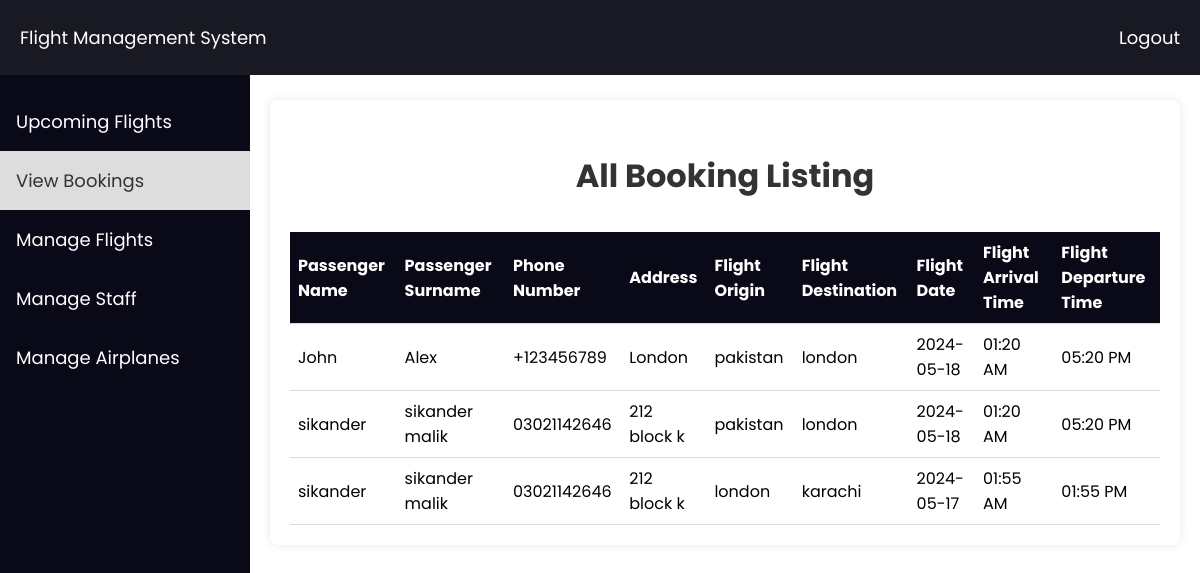
Page /Admin/Booking/all_booking_listing.php (signed in) on the committed database.
### tables this page shows
CREATE TABLE `bookings` (
  `id` int(11) NOT NULL,
  `passengerid` int(11) NOT NULL,
  `flightnum` int(11) NOT NULL
);

CREATE TABLE `passengers` (
  `ID` int(11) NOT NULL,
  `Name` varchar(50) NOT NULL,
  `SurName` varchar(50) NOT NULL,
  `Email` varchar(50) NOT NULL,
  `Password` varchar(50) NOT NULL,
  `Address` varchar(100) NOT NULL,
  `PhoneNumber` varchar(20) NOT NULL
);

CREATE TABLE `flight` (
  `flightnum` int(11) NOT NULL,
  `origin` varchar(50) NOT NULL,
  `Intermediate` varchar(100) NOT NULL,
  `dest` varchar(50) NOT NULL,
  `date` date NOT NULL,
  `arr_time` time(6) NOT NULL,
  `dep_time` time(6) NOT NULL,
  `planeid` int(11) NOT NULL,
  `pilotid` int(11) NOT NULL,
  `crewmembers` longtext NOT NULL CHECK (json_valid(`crewmembers`)),
  `status` varchar(50) NOT NULL
);

### Admin/Booking/all_booking_listing.php (the view, shortened to what this page needs)
<?php
$servername = "localhost";
$username = "root";
$password = "";
$dbname = "flight_management_system";
$conn = new mysqli($servername, $username, $password, $dbname);
$sql = "SELECT b.*, p.Name AS PassengerName, p.SurName AS PassengerSurname, p.PhoneNumber, p.Address,
                f.origin AS FlightOrigin, f.dest AS FlightDestination,
                DATE_FORMAT(f.date, '%Y-%m-%d') AS FlightDate,
                TIME_FORMAT(f.arr_time, '%h:%i %p') AS FlightArrivalTime,
                TIME_FORMAT(f.dep_time, '%h:%i %p') AS FlightDepartureTime
        FROM bookings b
        INNER JOIN passengers p ON b.passengerid = p.ID
        INNER JOIN flight f ON b.flightnum = f.flightnum";
$result = $conn->query($sql);
?>
<!DOCTYPE html>
<html lang="en">
<head>
</head>
<body>
    <div class="navbar">
        <a href="#">Flight Management System</a>
        <a href="logout.php" style="float: right;">Logout</a>
    </div>
    <div class="sidebar">
        <a href="../admin_dashboard.php">Upcoming Flights</a>
        <a href="all_booking_listing.php" id='active'>View Bookings</a>
        <a href="../Flight/all_flight_listing.php">Manage Flights</a>
        <a href="../Staff/all_staff_listing.php">Manage Staff</a>
        <a href="../AirPlane/all_plane_listing.php">Manage Airplanes</a>
    </div>
    <div class="content">
    <h3>All Booking Listing</h3>
    <table>
        <thead>
            <tr>
                <th>Passenger Name</th>
                <th>Passenger Surname</th>
                <th>Phone Number</th>
                <th>Address</th>
                <th>Flight Origin</th>
                <th>Flight Destination</th>
                <th>Flight Date</th>
                <th>Flight Arrival Time</th>
                <th>Flight Departure Time</th>
            </tr>
        </thead>
        <tbody>
            <?php
            if ($result->num_rows > 0) {
                while($row = $result->fetch_assoc()) {
                    echo "<tr>";
                    echo "<td>" . $row['PassengerName'] . "</td>";
                    echo "<td>" . $row['PassengerSurname'] . "</td>";
                    echo "<td>" . $row['PhoneNumber'] . "</td>";
                    echo "<td>" . $row['Address'] . "</td>";
                    echo "<td>" . $row['FlightOrigin'] . "</td>";
                    echo "<td>" . $row['FlightDestination'] . "</td>";
                    echo "<td>" . $row['FlightDate'] . "</td>";
                    echo "<td>" . $row['FlightArrivalTime'] . "</td>";
                    echo "<td>" . $row['FlightDepartureTime'] . "</td>";
                    echo "</tr>";
                }
            } else {
                echo "<tr><td colspan='9'>No Bookings found</td></tr>";
            }
            ?>
        </tbody>
    </table>
        </div>
</body>
</html>

### Admin/Booking/all_booking_listing.php (style rules this page uses)
body { font-family: 'Poppins', sans-serif; margin: 0; padding: 0; }
.navbar { background-color: #191924; overflow: hidden; padding: 10px 0; position: fixed; width: 100%; top: 0; z-index: 1000; transition: top 0.3s; }
.navbar a { float: left; display: block; color: white; text-align: center; padding: 14px 20px; text-decoration: none; font-size: 18px; }
.content { max-width: 1300px; margin: 20px auto; padding: 20px; background-color: #fff; border-radius: 8px; box-shadow: 0 0 10px rgba(0, 0, 0, 0.1); margin-left: 270px; margin-right: 20px; margin-top:100px; }
.sidebar { height: 100%; width: 250px; position: fixed; z-index: 1; top: 62px; left: 0; background-color: #090917; padding-top: 20px; margin-top: 10px; float: left; }
.sidebar a { display: block; color: white; padding: 16px; text-decoration: none; font-size: 18px; }
#active { background-color: #ddd; color: #333; }
h3 { color: #333; text-align: center; font-size: 32px; }
table { width: 100%; border-collapse: collapse; }
th, td { padding: 8px; text-align: left; border-bottom: 1px solid #ddd; }
th { background-color: #090917; color: white; font-size:16px; }

### rows in the picture
bookings: passengerid.Name "John", passengerid.SurName "Alex", passengerid.PhoneNumber "+123456789", passengerid.Address "London", flight.origin "pakistan", flight.dest "london", FlightDate "2024-05-18", FlightArrivalTime "01:20 AM", FlightDepartureTime "05:20 PM"
bookings: passengerid.Name "sikander", passengerid.SurName "sikander malik", passengerid.PhoneNumber "03021142646", passengerid.Address "212 block k", flight.origin "pakistan", flight.dest "london", FlightDate "2024-05-18", FlightArrivalTime "01:20 AM", FlightDepartureTime "05:20 PM"
bookings: passengerid.Name "sikander", passengerid.SurName "sikander malik", passengerid.PhoneNumber "03021142646", passengerid.Address "212 block k", flight.origin "london", flight.dest "karachi", FlightDate "2024-05-17", FlightArrivalTime "01:55 AM", FlightDepartureTime "01:55 PM"
